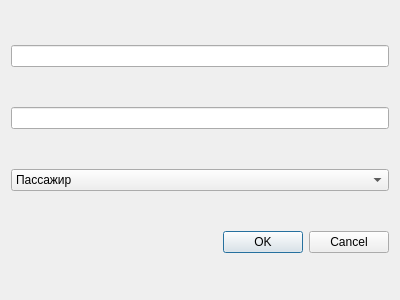
<?xml version="1.0" encoding="UTF-8"?>
<ui version="4.0">
 <class>Registration</class>
 <widget class="QDialog" name="Registration">
  <property name="geometry">
   <rect>
    <x>0</x>
    <y>0</y>
    <width>400</width>
    <height>300</height>
   </rect>
  </property>
  <property name="windowTitle">
   <string>Dialog</string>
  </property>
  <layout class="QGridLayout" name="gridLayout">
   <item row="0" column="0">
    <widget class="QLineEdit" name="lineEdit_login"/>
   </item>
   <item row="1" column="0">
    <widget class="QLineEdit" name="lineEdit_password"/>
   </item>
   <item row="2" column="0">
    <widget class="QComboBox" name="comboBox_role">
     <item>
      <property name="text">
       <string>Пассажир</string>
      </property>
     </item>
     <item>
      <property name="text">
       <string>Админ</string>
      </property>
     </item>
     <item>
      <property name="text">
       <string>Стаф</string>
      </property>
     </item>
     <item>
      <property name="text">
       <string>Таможеник</string>
      </property>
     </item>
     <item>
      <property name="text">
       <string>Погранец</string>
      </property>
     </item>
    </widget>
   </item>
   <item row="3" column="0">
    <widget class="QDialogButtonBox" name="buttonBox">
     <property name="orientation">
      <enum>Qt::Horizontal</enum>
     </property>
     <property name="standardButtons">
      <set>QDialogButtonBox::Cancel|QDialogButtonBox::Ok</set>
     </property>
    </widget>
   </item>
  </layout>
 </widget>
 <resources/>
 <connections>
  <connection>
   <sender>buttonBox</sender>
   <signal>accepted()</signal>
   <receiver>Registration</receiver>
   <slot>accept()</slot>
   <hints>
    <hint type="sourcelabel">
     <x>248</x>
     <y>254</y>
    </hint>
    <hint type="destinationlabel">
     <x>157</x>
     <y>274</y>
    </hint>
   </hints>
  </connection>
  <connection>
   <sender>buttonBox</sender>
   <signal>rejected()</signal>
   <receiver>Registration</receiver>
   <slot>reject()</slot>
   <hints>
    <hint type="sourcelabel">
     <x>316</x>
     <y>260</y>
    </hint>
    <hint type="destinationlabel">
     <x>286</x>
     <y>274</y>
    </hint>
   </hints>
  </connection>
 </connections>
</ui>
